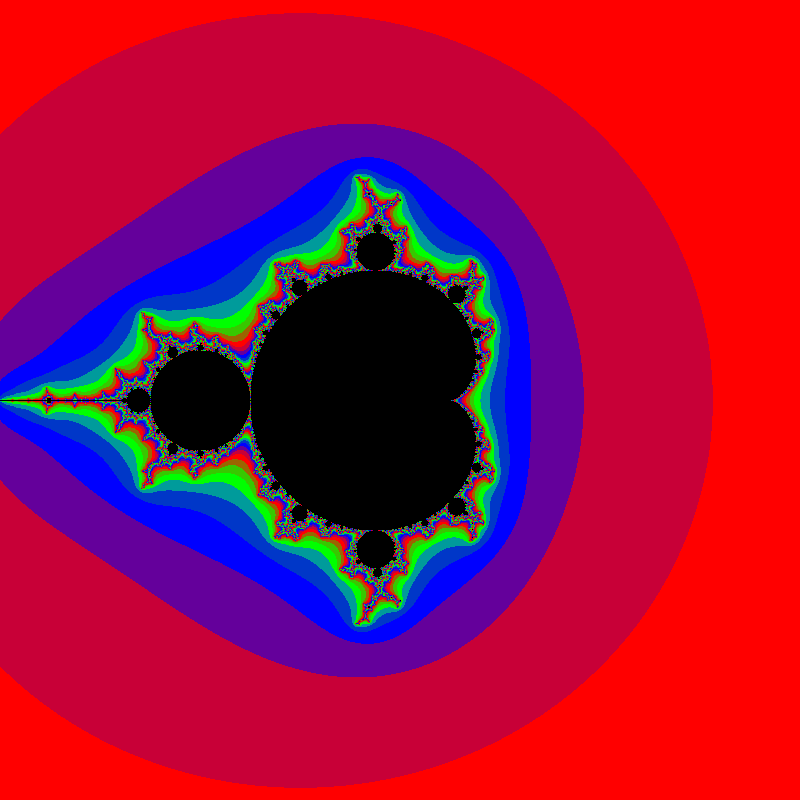
Frame 1 (no input)
Frame 60 (the mouse pressed at the canvas centre just before this capture): identical to frame 1, image omitted
Frame 120 (the mouse held since frame 60 and released just before this capture): identical to frame 1, image omitted

The Processing sketch that drew this single still picture (run headless with seeded random() and noise(); from frame 60 on, the mouse is pressed at the canvas centre):

// Processing sketch: mandelbrot
// ── mandelbrot.pde
int iterations = 1000;
int[][] vals;
float scale = 2;
float xpos = 0, ypos = 0;
float scale_delta = 0.8;
int[] colors;

void setup() {
  size(800, 800);
  
  colors = new int[9];
  colors[0] = color(255, 0, 0);
  colors[1] = color(200, 0, 55);
  colors[2] = color(100, 0, 155);
  colors[3] = color(0, 0, 255);
  colors[4] = color(0, 55, 200);
  colors[5] = color(0, 155, 155);
  colors[6] = color(0, 255, 0);
  colors[7] = color(55, 200, 0);
  colors[8] = color(155, 100, 0);
  
  update();
}

int iterations() {
  return 1;
}

void update() {
  vals = calc(scale, iterations, 16);
}

void mousePressed() {
  xpos = map(mouseX, 0, width, xpos-scale, xpos+scale);
  ypos = map(mouseY, 0, height, ypos-scale, ypos+scale);
  if (mouseButton == LEFT) {
    scale *= scale_delta;
  } else if (mouseButton == RIGHT) {
    scale /= scale_delta;
  }
  update();
}

void keyPressed() {
  if (key == 'I') {
    ypos -= scale;
  } else if (key == 'J') {
    xpos -= scale;
  } else if (key == 'L') {
    xpos += scale;
  } else if (key == 'K') {
    ypos += scale;
  }
}

void update(float[] n) {
  float real = n[0], imag = n[1];
  float newReal = real * real - imag * imag;
  float newImag = 2 * real * imag;
  n[0] = newReal;
  n[1] = newImag;
}

int[][] calc(float scale, int iterations, float threshold) {
  int[][] result = new int[width][height];
  
  for (int x = 0; x < width; x++) {
    for (int y = 0; y < height; y++) {
      
      float a = map(x, 0, width, xpos-scale, xpos+scale);
      float b = map(y, 0, height, ypos-scale, ypos+scale);
      
      int z = 0;
      
      float[] r = new float[2];
      r[0] = a;
      r[1] = b;
      int i;
      for (i = 0; i < iterations; i++) {
        update(r);
        r[0] += a;
        r[1] += b;
        
        if (r[0] * r[0] + r[1] * r[1] > threshold)
          break;
      }
      
      if (i == iterations) {
        result[x][y] = color(0, 0, 0);
      } else {
        //float n = map(i, 0, iterations, 0, 1);
        //result[x][y] = floor(map(sqrt(n), 0, 1, 0, 255));
        result[x][y] = colors[i % colors.length];
      }
    }
  }
  return result;
}

void draw() {
  //background(51);
  loadPixels();
  for (int x = 0; x < width; x++) {
    for (int y = 0; y < height; y++) {
      int c = vals[x][y];
      int idx = x + y * width;
      pixels[idx] = c;
    }
  }
  updatePixels();
}
